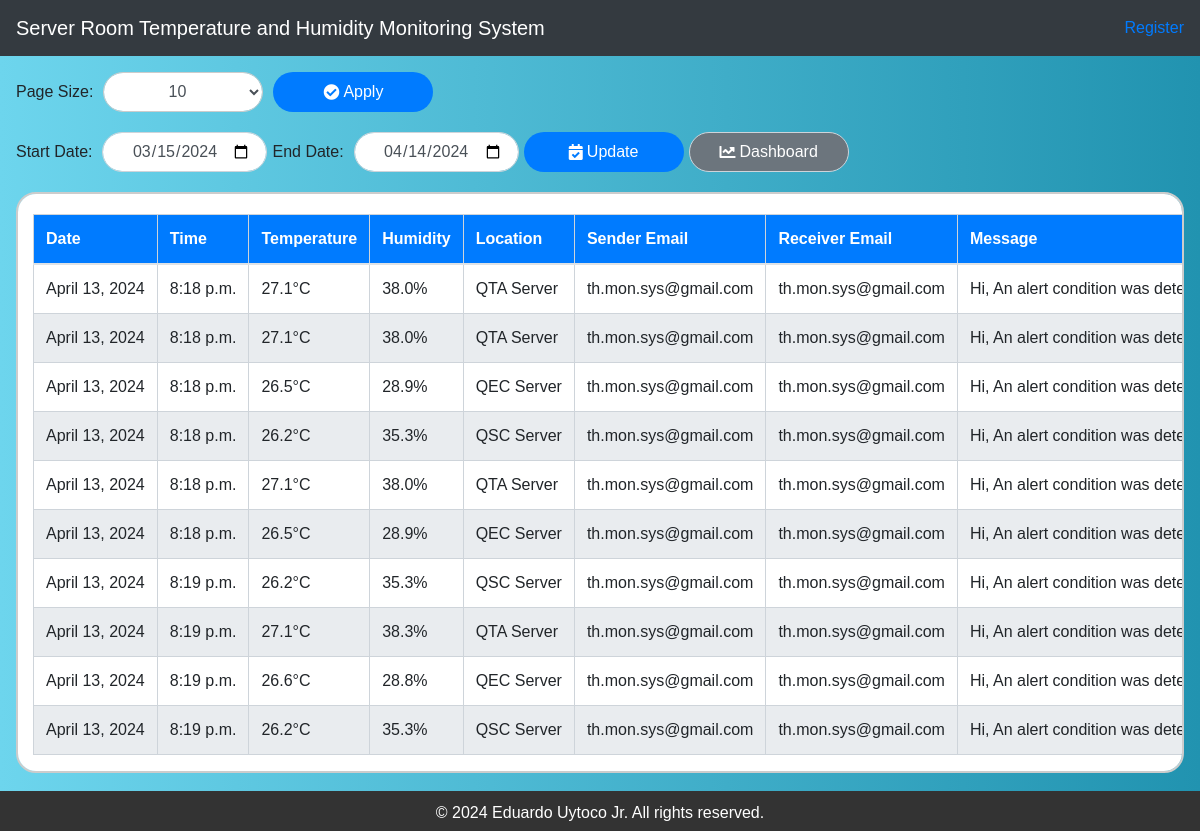
Page /monitoring/email-alerts/?page=2 on the committed database.
### monitoring/models.py (models this page shows, shortened)
class AlertData(models.Model):
    temperature = models.FloatField()
    humidity = models.FloatField()
    database_key = models.CharField(max_length=100)
    sender_email = models.EmailField()
    receiver_email = models.EmailField()
    message = models.TextField()
    date = models.DateField(auto_now_add=True)  # Automatically set the date when the object is created
    time = models.TimeField(auto_now_add=True)  # Automatically set the time when the object is created

### monitoring/views.py (the view)
# urls.py: path('email-alerts/', views.email_alerts, name='email_alerts'),
def email_alerts(request):
    page_size = int(request.GET.get('page_size', 10))
    default_end_date = datetime.now().strftime('%Y-%m-%d')
    default_start_date = (datetime.now() - timedelta(days=30)).strftime('%Y-%m-%d')
    alerts_list = AlertData.objects.all()
    paginator = Paginator(alerts_list, page_size)
    page = request.GET.get('page')
    try:
        alerts = paginator.page(page)
    except PageNotAnInteger:
        alerts = paginator.page(1)
    except EmptyPage:
        alerts = paginator.page(paginator.num_pages)
    return render(request, 'monitoring/email_alerts.html', {'alerts': alerts, 'page_size': page_size, 'default_start_date': default_start_date, 'default_end_date': default_end_date, 'show_navbar': True})

### monitoring/templates/monitoring/email_alerts.html (shortened to what this page needs)
{% extends 'base.html' %}
{% load static %}
{% block content %}
    <link rel="stylesheet" href="{% static 'css/email_alerts_table.css' %}">
    <h1>Email Alerts</h1>
    <div class="form-inline centered-content">
        <label for="pageSize">Page Size:</label>
        <select id="pageSize" class="form-control">
            <option value="10" {% if page_size == 10 %} selected {% endif %}>10</option>
        </select>
        <button class="btn btn-secondary" id="applyPageSize">
            <i class="fas fa-check-circle mr-1"></i> Apply
        </button>    </div>
<div class="form-inline centered-content">
    <label for="startDate">Start Date:</label>
    <input type="date" id="startDate" class="form-control" name="startDate" value="{{ default_start_date }}">
    <label for="endDate">End Date:</label>
    <input type="date" id="endDate" class="form-control" name="endDate" value="{{ default_end_date }}">
    <button class="btn btn-info" id="applyDateRange">
        <i class="fas fa-calendar-check mr-1"></i> Update
    </button>
    <a href="{% url 'monitoring:dashboard' %}" class="btn btn-secondary btn-dashboard">
        <i class="fas fa-chart-line mr-1"></i> Dashboard
    </a>
</div>
    <div class="table-container centered-content">
        <table class="table">
            <thead>
                <tr>
                    <th>Date</th>
                    <th>Time</th>
                    <th>Temperature</th>
                    <th>Humidity</th>
                    <th>Location</th>
                    <th>Sender Email</th>
                    <th>Receiver Email</th>
                    <th>Message</th>
                </tr>
            </thead>
            <tbody>
                {% for alert in alerts %}
                    <tr>
                        <td>{{ alert.date }}</td>
                        <td>{{ alert.time}}</td>
                        <td>{{ alert.temperature }}°C</td>
                        <td>{{ alert.humidity }}%</td>
                        <td>{{ alert.database_key | upper  }} Server</td>
                        <td>{{ alert.sender_email }}</td>
                        <td>{{ alert.receiver_email }}</td>
                        <td>{{ alert.message }}</td>
                    </tr>
                {% endfor %}
            </tbody>
        </table>
    </div>
    <div class="pagination">
        <span class="step-links">
            {% if alerts.has_previous %}
                <a href="?page=1">&laquo; first</a>
                <a href="?page={{ alerts.previous_page_number }}">previous</a>
            {% endif %}
            <span class="current">
            </span>
            {% if alerts.has_next %}
                <a href="?page={{ alerts.next_page_number }}">next</a>
                <a href="?page={{ alerts.paginator.num_pages }}">last &raquo;</a>
            {% endif %}
        </span>
    </div>
{% endblock %}

### core/static/css/base.css (style rules this page uses)
html, body { margin: 0; padding: 0; height: 100%; }
body { display: flex; flex-direction: column; }
h1, h2, h3, h4, h5, h6 { margin-bottom: .5rem; font-weight: 500; line-height: 1.2; }

### monitoring/static/css/email_alerts_table.css (style rules this page uses)
body, html { height: 100%; margin: 0; font-family: 'Arial', sans-serif; background: linear-gradient(to right, #6dd5ed, #2193b0); }
.btn, .form-inline.centered-content select, .form-inline.centered-content input[type="date"], .form-inline.centered-content button { border-radius: 30px; padding: 10px 15px; font-size: 16px; border: 1px solid #ced4da; transition: all 0.3s ease-in-out; height: 40px; margin-right: 5px; cursor: pointer; display: inline-flex; align-items: center; justify-content: center; min-width: 160px; text-align: center; }
.form-inline.centered-content { margin-bottom: 20px; }
.form-inline.centered-content label { margin-right: 10px; }
.form-inline.centered-content select { margin-right: 10px; padding: 8px 12px; font-size: 16px; border: 1px solid #ccc; }
.form-inline.centered-content button { padding: 10px 20px; font-size: 16px; background-color: #007bff; color: #fff; border: none; cursor: pointer; transition: background-color 0.3s ease; }
.table-container { padding: 0 15px; margin: 20px 0; border: 2px solid #ccc; border-radius: 20px; background-color: #fff; overflow-x: auto; }
.table { width: 100%; border-collapse: collapse; margin-top: 20px; }
.table th, .table td { padding: 12px; border: 1px solid #ced4da; text-align: left; white-space: nowrap; }
.table th { background-color: #007bff; color: white; }
.table tbody tr:nth-child(even) { background-color: #e9ecef; }
#applyPageSize { transition: transform 0.3s ease; }
#applyDateRange { transition: background-color 0.3s ease; }
.btn-dashboard { transition: color 0.3s ease; }
.pagination { margin-top: 20px; }
.pagination a { color: #007bff; padding: 8px 16px; text-decoration: none; }

### rows in the picture
AlertData: date "April 13, 2024", time "8:18 p.m.", temperature "27.1", humidity "38.0", database_key "QTA", sender_email "th.mon.sys@gmail.com", receiver_email "th.mon.sys@gmail.com", message "Hi, An alert condition was…"
AlertData: date "April 13, 2024", time "8:18 p.m.", temperature "27.1", humidity "38.0", database_key "QTA", sender_email "th.mon.sys@gmail.com", receiver_email "th.mon.sys@gmail.com", message "Hi, An alert condition was…"
AlertData: date "April 13, 2024", time "8:18 p.m.", temperature "26.5", humidity "28.9", database_key "QEC", sender_email "th.mon.sys@gmail.com", receiver_email "th.mon.sys@gmail.com", message "Hi, An alert condition was…"
AlertData: date "April 13, 2024", time "8:18 p.m.", temperature "26.2", humidity "35.3", database_key "QSC", sender_email "th.mon.sys@gmail.com", receiver_email "th.mon.sys@gmail.com", message "Hi, An alert condition was…"
AlertData: date "April 13, 2024", time "8:18 p.m.", temperature "27.1", humidity "38.0", database_key "QTA", sender_email "th.mon.sys@gmail.com", receiver_email "th.mon.sys@gmail.com", message "Hi, An alert condition was…"
AlertData: date "April 13, 2024", time "8:18 p.m.", temperature "26.5", humidity "28.9", database_key "QEC", sender_email "th.mon.sys@gmail.com", receiver_email "th.mon.sys@gmail.com", message "Hi, An alert condition was…"
AlertData: date "April 13, 2024", time "8:19 p.m.", temperature "26.2", humidity "35.3", database_key "QSC", sender_email "th.mon.sys@gmail.com", receiver_email "th.mon.sys@gmail.com", message "Hi, An alert condition was…"
AlertData: date "April 13, 2024", time "8:19 p.m.", temperature "27.1", humidity "38.3", database_key "QTA", sender_email "th.mon.sys@gmail.com", receiver_email "th.mon.sys@gmail.com", message "Hi, An alert condition was…"
AlertData: date "April 13, 2024", time "8:19 p.m.", temperature "26.6", humidity "28.8", database_key "QEC", sender_email "th.mon.sys@gmail.com", receiver_email "th.mon.sys@gmail.com", message "Hi, An alert condition was…"
AlertData: date "April 13, 2024", time "8:19 p.m.", temperature "26.2", humidity "35.3", database_key "QSC", sender_email "th.mon.sys@gmail.com", receiver_email "th.mon.sys@gmail.com", message "Hi, An alert condition was…"
